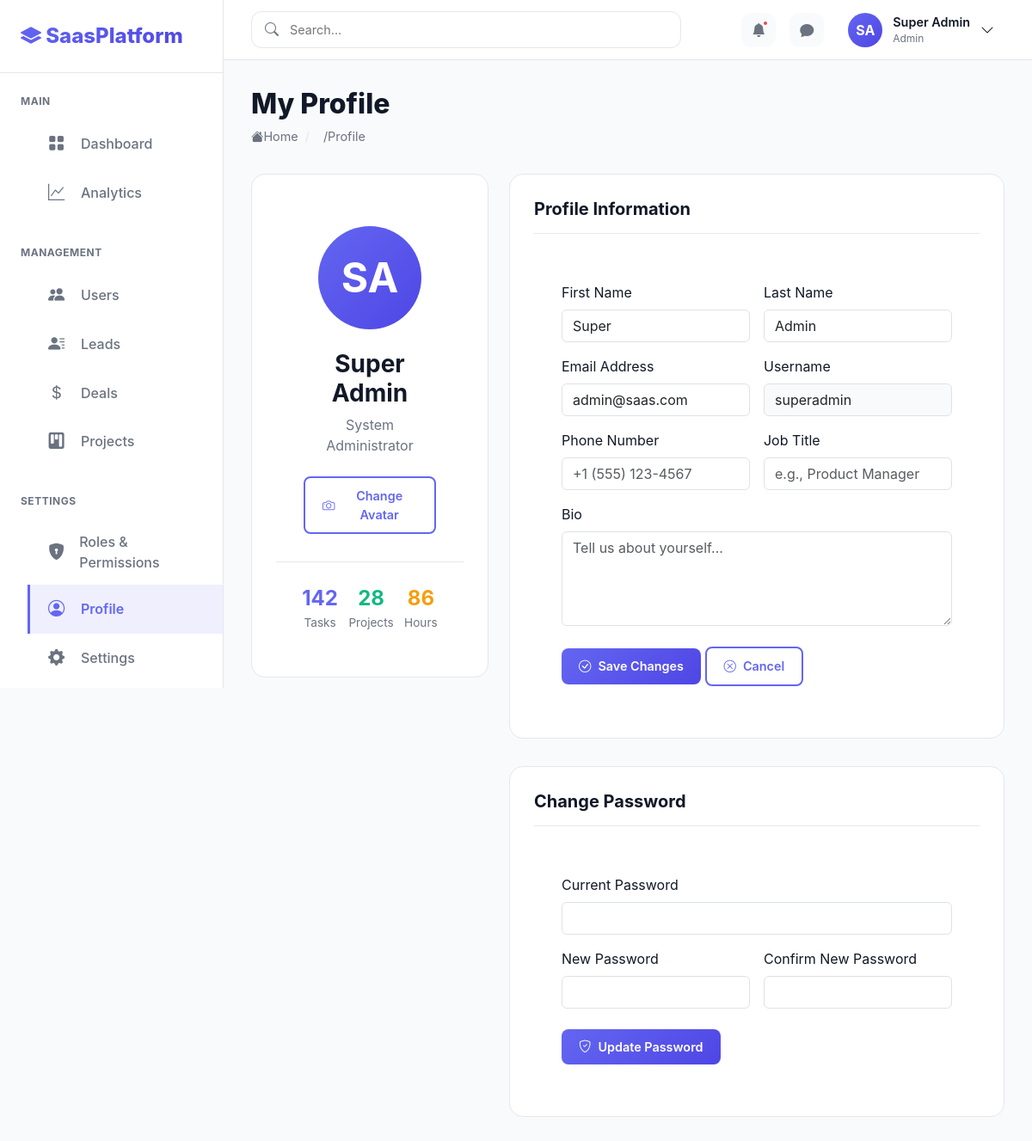
Screenshot of /profile/ (signed in) with the database file from the repository.
### saas/models/user.py (models this page shows, shortened)
class CustomUser(AbstractUser):
    email = models.EmailField(unique=True)
    role = models.ForeignKey(
        'Role',
        on_delete=models.SET_NULL,
        null=True,
        blank=True,
        related_name='users'
    )
    tenant = models.ForeignKey(
        'Tenant',
        on_delete=models.CASCADE,
        null=True,
        blank=True,
        related_name='users'
    )
    phone = models.CharField(max_length=15, blank=True, null=True)
    address = models.TextField(blank=True, null=True)
    profile_picture = models.ImageField(upload_to='profile_pictures/', blank=True, null=True)
    is_verified = models.BooleanField(default=False)
    created_at = models.DateTimeField(default=timezone.now)
    updated_at = models.DateTimeField(auto_now=True)
    USERNAME_FIELD = 'email'
    REQUIRED_FIELDS = ['username']
    objects = CustomUserManager()
    class Meta:
        db_table = 'custom_users'
        ordering = ['-date_joined']
        indexes = [
            models.Index(fields=['email']),
            models.Index(fields=['role']),
            models.Index(fields=['is_active']),
            models.Index(fields=['is_verified']),
        ]

### saas/views/new_dashboard_views.py (the view, shortened to what this page needs)
@login_required(login_url='auth:login')
@never_cache
def profile_view(request):
    return render(request, 'dashboard/profile.html')

### saas/auth_backend.py (called while the page is built)
    def get_user(self, user_id):
        try:
            return User.objects.get(pk=user_id)
        except User.DoesNotExist:
            return None

### saas/context_processors.py (called while the page is built)
def users_and_roles(request):
    users = CustomUser.objects.select_related('role').all()
    roles = Role.objects.prefetch_related('users').all()
    payments = PaymentTransaction.objects.select_related('tenant').all()[:5]
    return {
        'users': users,
        'roles': roles,
        'payments': payments,
    }

### saas/templates/dashboard/profile.html (shortened to what this page needs)
{% extends 'dashboard_base.html' %}
{% load static %}
{% block content %}
<div class="page-header">
    <h1 class="page-title">My Profile</h1>
    <div class="page-breadcrumb">
        <span class="breadcrumb-item"><i class="bi bi-house-fill"></i> Home</span>
        <span class="breadcrumb-item active">Profile</span>
    </div>
</div>
<div class="row g-4">
    <div class="col-lg-4">
        <div class="dashboard-card text-center">
            <div style="padding: 2rem;">
                <div class="user-avatar" style="width: 120px; height: 120px; font-size: 3rem; margin: 0 auto 1.5rem;">
                    {% if request.user.profile_picture %}
                    <img src="{{ request.user.profile_picture.url }}" alt="{{ request.user.get_full_name }}">
                    {% else %}
                    {{ request.user.first_name.0|upper }}{{ request.user.last_name.0|upper }}
                    {% endif %}
                </div>
                <h3 style="font-weight: 700; margin-bottom: 0.5rem;">
                    {{ request.user.get_full_name|default:request.user.username }}
                </h3>
                <p style="color: var(--text-secondary); margin-bottom: 1.5rem;">
                    {% if request.user.is_superuser %}
                    System Administrator
                    {% elif request.user.is_staff %}
                    Staff Member
                    {% else %}
                    User
                    {% endif %}
                </p>
                <button class="btn btn-outline-primary">
                    <i class="bi bi-camera"></i> Change Avatar
                </button>
            </div>
            <div style="padding: 1.5rem; border-top: 1px solid var(--border-color);">
                <div class="d-flex justify-content-around text-center">
                    <div>
                        <div style="font-size: 1.5rem; font-weight: 700; color: var(--primary-color);">142</div>
                        <div style="font-size: 0.85rem; color: var(--text-secondary);">Tasks</div>
                    </div>
                    <div>
                        <div style="font-size: 1.5rem; font-weight: 700; color: var(--success-color);">28</div>
                        <div style="font-size: 0.85rem; color: var(--text-secondary);">Projects</div>
                    </div>
                    <div>
                        <div style="font-size: 1.5rem; font-weight: 700; color: var(--warning-color);">86</div>
                        <div style="font-size: 0.85rem; color: var(--text-secondary);">Hours</div>
                    </div>
                </div>
            </div>
        </div>
    </div>
    <div class="col-lg-8">
        <div class="dashboard-card">
            <div class="card-header">
                <h3 class="card-title">Profile Information</h3>
            </div>
            <form method="post" action="{% url 'profile' %}">
                <div style="padding: 2rem;">
                    <div class="row g-3">
                        <div class="col-md-6">
                            <label class="form-label" for="first_name">First Name</label>
                            <input type="text" class="form-control" id="first_name" name="first_name"
                                value="{{ request.user.first_name }}" required>
                        </div>
                        <div class="col-md-6">
                            <label class="form-label" for="last_name">Last Name</label>
                            <input type="text" class="form-control" id="last_name" name="last_name"
                                value="{{ request.user.last_name }}" required>
                        </div>
                        <div class="col-md-6">
                            <label class="form-label" for="email">Email Address</label>
                            <input type="email" class="form-control" id="email" name="email"
                                value="{{ request.user.email }}" required>
                        </div>
                        <div class="col-md-6">
                            <label class="form-label" for="username">Username</label>
                            <input type="text" class="form-control" id="username" name="username"
                                value="{{ request.user.username }}" readonly style="background-color: var(--light-bg);">
                        </div>
                        <div class="col-md-6">
                            <label class="form-label" for="phone">Phone Number</label>
                            <input type="tel" class="form-control" id="phone" name="phone"
                                value="{{ request.user.phone_number|default:'' }}" placeholder="+1 (555) 123-4567">
                        </div>
                        <div class="col-md-6">
                            <label class="form-label" for="job_title">Job Title</label>
                            <input type="text" class="form-control" id="job_title" name="job_title"
                                placeholder="e.g., Product Manager">
                        </div>
                        <div class="col-12">
                            <label class="form-label" for="bio">Bio</label>
                            <textarea class="form-control" id="bio" name="bio" rows="4"
                                placeholder="Tell us about yourself..."></textarea>
                        </div>
                    </div>
                    <div class="mt-4">
                        <button type="submit" class="btn btn-primary">
                            <i class="bi bi-check-circle"></i> Save Changes
                        </button>
                        <button type="reset" class="btn btn-outline-primary">
                            <i class="bi bi-x-circle"></i> Cancel
                        </button>
                    </div>
                </div>
            </form>
        </div>
        <div class="dashboard-card mt-4">
            <div class="card-header">
                <h3 class="card-title">Change Password</h3>
            </div>
            <form method="post" action="{% url 'change_password' %}">
                <div style="padding: 2rem;">
                    <div class="row g-3">
                        <div class="col-12">
                            <label class="form-label" for="current_password">Current Password</label>
                            <input type="password" class="form-control" id="current_password" name="current_password"
                                required>
                        </div>
                        <div class="col-md-6">
                            <label class="form-label" for="new_password">New Password</label>
                            <input type="password" class="form-control" id="new_password" name="new_password" required>
                        </div>
                        <div class="col-md-6">
                            <label class="form-label" for="confirm_password">Confirm New Password</label>
                            <input type="password" class="form-control" id="confirm_password" name="confirm_password"
                                required>
                        </div>
                    </div>
                    <div class="mt-4">
                        <button type="submit" class="btn btn-primary">
                            <i class="bi bi-shield-check"></i> Update Password
                        </button>
                    </div>
                </div>
            </form>
        </div>
    </div>
</div>
{% endblock %}

### saas/templates/dashboard_base.html (shortened to what this page needs)
{% load static %}
<!DOCTYPE html>
<html lang="en">
<head>
    <link href="https://cdn.jsdelivr.net/npm/bootstrap@5.3.2/dist/css/bootstrap.min.css" rel="stylesheet">
    <link rel="stylesheet" href="https://cdn.jsdelivr.net/npm/bootstrap-icons@1.11.1/font/bootstrap-icons.css">
    <link rel="stylesheet" href="{% static 'saas/css/dashboard.css' %}">
</head>
<body>
    <aside class="dashboard-sidebar" id="sidebar">
        <div class="sidebar-header">
            <a href="{% url 'dashboard' %}" class="sidebar-logo">
                <i class="bi bi-layers-fill"></i> SaasPlatform
            </a>
        </div>
        <nav class="sidebar-nav">
            <div class="nav-section">
                <div class="nav-section-title">Main</div>
                <ul>
                    <li class="nav-item">
                        <a href="{% url 'dashboard' %}"
                            class="nav-link {% if request.resolver_match.url_name == 'dashboard' %}active{% endif %}">
                            <i class="bi bi-grid-fill"></i>
                            <span>Dashboard</span>
                        </a>
                    </li>
                    <li class="nav-item">
                        <a href="{% url 'analytics' %}"
                            class="nav-link {% if request.resolver_match.url_name == 'analytics' %}active{% endif %}">
                            <i class="bi bi-graph-up"></i>
                            <span>Analytics</span>
                        </a>
                    </li>
                </ul>
            </div>
            <div class="nav-section">
                <div class="nav-section-title">Management</div>
                <ul>
                    <li class="nav-item">
                        <a href="{% url 'users_list' %}"
                            class="nav-link {% if request.resolver_match.url_name == 'users_list' %}active{% endif %}">
                            <i class="bi bi-people-fill"></i>
                            <span>Users</span>
                        </a>
                    </li>
                    <li class="nav-item">
                        <a href="{% url 'leads' %}"
                            class="nav-link {% if request.resolver_match.url_name == 'leads' %}active{% endif %}">
                            <i class="bi bi-person-lines-fill"></i>
                            <span>Leads</span>
                        </a>
                    </li>
                    <li class="nav-item">
                        <a href="{% url 'deals' %}"
                            class="nav-link {% if request.resolver_match.url_name == 'deals' %}active{% endif %}">
                            <i class="bi bi-currency-dollar"></i>
                            <span>Deals</span>
                        </a>
                    </li>
                    <li class="nav-item">
                        <a href="#" class="nav-link">
                            <i class="bi bi-kanban-fill"></i>
                            <span>Projects</span>
                        </a>
                    </li>
                </ul>
            </div>
            <div class="nav-section">
                <div class="nav-section-title">Settings</div>
                <ul>
                    <li class="nav-item">
                        <a href="{% url 'access_management' %}"
                            class="nav-link {% if request.resolver_match.url_name == 'access_management' %}active{% endif %}">
                            <i class="bi bi-shield-lock-fill"></i>
                            <span>Roles & Permissions</span>
                        </a>
                    </li>
                    <li class="nav-item">
                        <a href="{% url 'profile' %}"
                            class="nav-link {% if request.resolver_match.url_name == 'profile' %}active{% endif %}">
                            <i class="bi bi-person-circle"></i>
                            <span>Profile</span>
                        </a>
                    </li>
                    <li class="nav-item">
                        <a href="{% url 'settings' %}"
                            class="nav-link {% if request.resolver_match.url_name == 'settings' %}active{% endif %}">
                            <i class="bi bi-gear-fill"></i>
                            <span>Settings</span>
                        </a>
                    </li>
                </ul>
            </div>
        </nav>
    </aside>
    <nav class="dashboard-topbar">
        <div class="topbar-search">
            <div class="search-box">
                <i class="bi bi-search"></i>
                <input type="text" placeholder="Search..." aria-label="Search">
            </div>
        </div>
        <div class="topbar-actions">
            <div class="topbar-icon" data-tooltip="Notifications">
                <i class="bi bi-bell-fill"></i>
                <span class="badge-dot"></span>
            </div>
            <div class="topbar-icon" data-tooltip="Messages">
                <i class="bi bi-chat-fill"></i>
            </div>
            <div class="dropdown">
                <div class="user-menu" data-bs-toggle="dropdown" aria-expanded="false">
                    <div class="user-avatar">
                        {% if request.user.profile_picture %}
                        <img src="{{ request.user.profile_picture.url }}" alt="{{ request.user.get_full_name }}">
                        {% else %}
                        {{ request.user.first_name.0|upper }}{{ request.user.last_name.0|upper }}
                        {% endif %}
                    </div>
                    <div class="user-info">
                        <div class="user-name">{{ request.user.get_full_name|default:request.user.username }}</div>
                        <div class="user-role">
                            {% if request.user.is_superuser %}
                            Admin
                            {% elif request.user.is_staff %}
                            Staff
                            {% else %}
                            User
                            {% endif %}
                        </div>
                    </div>
                    <i class="bi bi-chevron-down"></i>
                </div>
            </div>
        </div>
    </nav>
    <main class="dashboard-main">
        {% block content %}{% endblock %}
    </main>
</body>
</html>

### rows the page displays
CustomUser: user.first_name.0 "S", user.last_name.0 "A", user.get_full_name "Super Admin", first_name "Super", last_name "Admin", email "admin@saas.com", username "superadmin"
